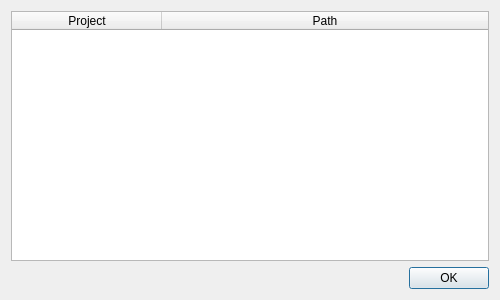
<?xml version="1.0" encoding="UTF-8"?>
<ui version="4.0">
 <class>ProjectDepDialog</class>
 <widget class="QDialog" name="ProjectDepDialog">
  <property name="geometry">
   <rect>
    <x>0</x>
    <y>0</y>
    <width>500</width>
    <height>300</height>
   </rect>
  </property>
  <property name="windowTitle">
   <string>Dialog</string>
  </property>
  <layout class="QVBoxLayout" name="verticalLayout">
   <item>
    <widget class="QTableWidget" name="ui_depsTable">
     <property name="editTriggers">
      <set>QAbstractItemView::NoEditTriggers</set>
     </property>
     <property name="selectionMode">
      <enum>QAbstractItemView::SingleSelection</enum>
     </property>
     <property name="selectionBehavior">
      <enum>QAbstractItemView::SelectRows</enum>
     </property>
     <attribute name="horizontalHeaderDefaultSectionSize">
      <number>150</number>
     </attribute>
     <attribute name="horizontalHeaderMinimumSectionSize">
      <number>100</number>
     </attribute>
     <attribute name="horizontalHeaderStretchLastSection">
      <bool>true</bool>
     </attribute>
     <attribute name="verticalHeaderVisible">
      <bool>false</bool>
     </attribute>
     <column>
      <property name="text">
       <string>Project</string>
      </property>
     </column>
     <column>
      <property name="text">
       <string>Path</string>
      </property>
     </column>
    </widget>
   </item>
   <item>
    <widget class="QDialogButtonBox" name="ui_buttonBox">
     <property name="standardButtons">
      <set>QDialogButtonBox::Ok</set>
     </property>
    </widget>
   </item>
  </layout>
 </widget>
 <resources/>
 <connections/>
</ui>
